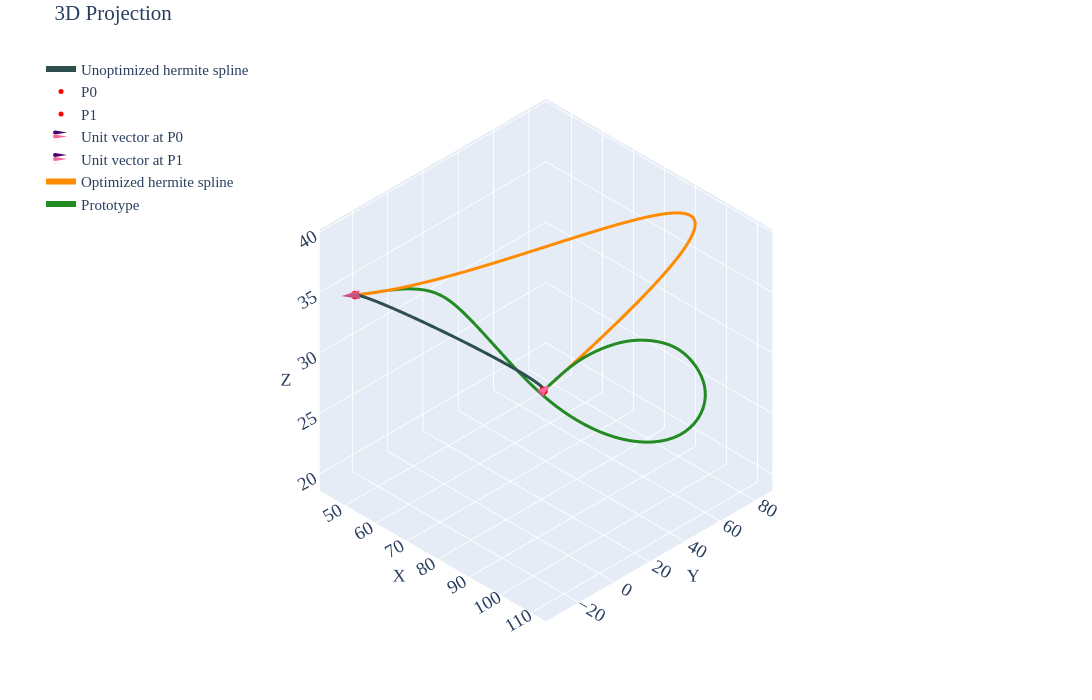

Notebook code cell kept with this figure:
### Markdown cell above
## P2 Case 03

### Code cell
df=pd.read_csv('../data/2810/p2-case3.csv')
prt=df.iloc[10:,2:].reset_index(drop=True)

p0=df.iloc[5,2:].values.astype(float)    # Point0
p1=df.iloc[6,2:].values.astype(float)    # Point1
u0=df.iloc[8,2:].values.astype(float)    # Unit Vector @ Point0
u1=df.iloc[9,2:].values.astype(float)    # Unit Vector @ Point1
m0=df.iloc[2,1]                          # Magnitude for Vector1
m1=df.iloc[3,1]                          # Magnitude for Vector2
u0_init=u0*m0
u1_init=u1*m1
spl=utils.hermite(p0,p1,u0_init,u1_init,num_points=51)

tgt=utils.length(prt.values)             # Target spline length

def obj_fn(mag,prt_pts,p0,p1,u0,u1,n_points=100):
    m0=mag[0]
    m1=mag[1]    
    u0_scld=m0*u0
    u1_scld=m1*u1
    spl=utils.hermite(p0,p1,u0_scld,u1_scld,num_points=n_points)
    dist_err=abs(np.sum((spl-prt_pts)**2))
    return dist_err

def len_up(mag,prt_pts,p0,p1,u0,u1,n_points=100):
    return 2-(utils.length(utils.hermite(p0,p1,mag[0]*u0,mag[1]*u1,num_points=n_points))-utils.length(prt_pts))

def len_lo(mag,prt_pts,p0,p1,u0,u1,n_points=100):
    return 2+(utils.length(utils.hermite(p0,p1,mag[0]*u0,mag[1]*u1,num_points=n_points))-utils.length(prt_pts))

def len_eq(mag,prt_pts,p0,p1,u0,u1,n_points=100):
    return (utils.length(utils.hermite(p0,p1,mag[0]*u0,mag[1]*u1,num_points=n_points))-utils.length(prt_pts))

constraints=[
    {'type':'eq','fun':len_eq,'args':(prt.values,p0,p1,u0,u1)},
    # {'type':'ineq','fun':len_up,'args':(prt.values,p0,p1,u0,u1)},
    # {'type':'ineq','fun':len_lo,'args':(prt.values,p0,p1,u0,u1)}
]

sol=minimize(obj_fn,[1,1],args=(prt.values,p0,p1,u0,u1),method='SLSQP',constraints=constraints)
u0_final=sol.x[0]*u0
u1_final=sol.x[1]*u1
spl=utils.hermite(p0,p1,u0_init,u1_init,num_points=100)
spl_tgt=utils.hermite(p0,p1,u0_final,u1_final,num_points=100)

pd.DataFrame(spl_tgt, columns=['X','Y','Z']).to_csv('../data/2810/opt/p2-case3-opt.csv',index=False)

print(f'Length of the Prototype Spline: {utils.length(prt.values):.5f}')
print(f'Given target spline length: {tgt:.5f}')
print(f'Length of the Hermite Spline: {utils.length(spl.astype(float)):.5f}')
print(f'Achieved Length of the Hermite Spline: {utils.length(spl_tgt.astype(float)):.5f}')
print(f'\nMaximum Distance Deviation: {max(np.linalg.norm(spl_tgt-spl,axis=1)):.4f}')
print(f'Total Distance Deviation: {sum(np.linalg.norm(spl_tgt-spl,axis=1)):.4f}')
print(f'\nComputed Magnitude (M0, M1): {sol.x[0]:.4f}, {sol.x[1]:.4f}')

utils.plotter(spl,p0,p1,u0_init,u1_init,tgt=spl_tgt,prt=prt.values,cne=6,intr='d',tgt_label='Optimized hermite spline')
